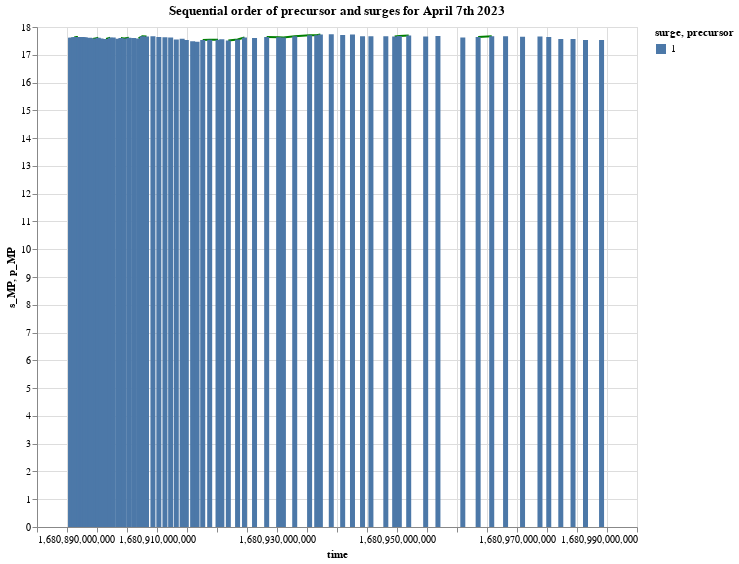

Notebook code for this chart:
### Code cell
line = alt.Chart(sequence_df).mark_line(color='green').encode(
    x='time',
    y='s_MP'
)

s_bar = alt.Chart(sequence_df).mark_bar().encode(
    x='time',
    y='s_MP',
    color='surge:N'
)

p_bar = alt.Chart(sequence_df).mark_bar().encode(
    x='time',
    y='p_MP',
    color='precursor:N'
)

chart = (line + s_bar + p_bar).properties(width=600, height=500)
chart.title = 'Sequential order of precursor and surges for April 7th 2023'

subtitle = 'Precursors are contiguous periods where percentage rate of growth is less than threshold'
chart.properties(title=alt.TitleParams(text=[chart.title, subtitle], baseline='bottom', orient='top', anchor='start', fontSize=14))
chart

### Figure 1 — Vega-Lite specification as saved in the notebook (floating-point values rounded to 4 significant figures)
{"config": {"view": {"continuousWidth": 300, "continuousHeight": 300}}, "layer": [{"mark": {"type": "line", "color": "green"}, "encoding": {"x": {"field": "time", "type": "quantitative"}, "y": {"field": "s_MP", "type": "quantitative"}}}, {"mark": {"type": "bar"}, "encoding": {"color": {"field": "surge", "type": "nominal"}, "x": {"field": "time", "type": "quantitative"}, "y": {"field": "s_MP", "type": "quantitative"}}}, {"mark": {"type": "bar"}, "encoding": {"color": {"field": "precursor", "type": "nominal"}, "x": {"field": "time", "type": "quantitative"}, "y": {"field": "p_MP", "type": "quantitative"}}}], "data": {"name": "data-9775e7f501196108e5846b1b78512e1e"}, "height": 500, "title": "Sequential order of precursor and surges for April 7th 2023", "width": 600, "$schema": "https://vega.github.io/schema/vega-lite/v5.8.0.json", "datasets": {"data-9775e7f501196108e5846b1b78512e1e": [{"time": 1681000000000.0, "s_MP": null, "s_change": null, "surge": null, "p_MP": 17.61, "p_change": null, "precursor": "1", "p_buyCap": 3538000.0, "p_askCap": 32560000.0, "p_totalBidVol": 417400.0, "p_totalAskVol": 328800.0, "group": 1, "length": null}, {"time": 1681000000000.0, "s_MP": null, "s_change": null, "surge": null, "p_MP": 17.61, "p_change": -0.0003975, "precursor": "1", "p_buyCap": 3523000.0, "p_askCap": 32580000.0, "p_totalBidVol": 416600.0, "p_totalAskVol": 329500.0, "group": 2, "length": null}, {"time": 1681000000000.0, "s_MP": null, "s_change": null, "surge": null, "p_MP": 17.6, "p_change": -0.0001704, "precursor": "1", "p_buyCap": 3520000.0, "p_askCap": 32550000.0, "p_totalBidVol": 416400.0, "p_totalAskVol": 328000.0, "group": 3, "length": null}, {"time": 1681000000000.0, "s_MP": null, "s_change": null, "surge": null, "p_MP": 17.59, "p_change": -0.0005682, "precursor": "1", "p_buyCap": 3512000.0, "p_askCap": 32550000.0, "p_totalBidVol": 416000.0, "p_totalAskVol": 328000.0, "group": 4, "length": null}, {"time": 1681000000000.0, "s_MP": 17.59, "s_change": 0.0, "surge": "1", "p_MP": null, "p_change": null, "precursor": null, "p_buyCap": null, "p_askCap": null, "p_totalBidVol": null, "p_totalAskVol": null, "group": 5, "length": 5.0}, {"time": 1681000000000.0, "s_MP": 17.59, "s_change": 0.0, "surge": "1", "p_MP": null, "p_change": null, "precursor": null, "p_buyCap": null, "p_askCap": null, "p_totalBidVol": null, "p_totalAskVol": null, "group": 5, "length": 5.0}, {"time": 1681000000000.0, "s_MP": 17.59, "s_change": 0.0, "surge": "1", "p_MP": null, "p_change": null, "precursor": null, "p_buyCap": null, "p_askCap": null, "p_totalBidVol": null, "p_totalAskVol": null, "group": 5, "length": 5.0}, {"time": 1681000000000.0, "s_MP": 17.59, "s_change": 0.000398, "surge": "1", "p_MP": null, "p_change": null, "precursor": null, "p_buyCap": null, "p_askCap": null, "p_totalBidVol": null, "p_totalAskVol": null, "group": 5, "length": 5.0}, {"time": 1681000000000.0, "s_MP": 17.6, "s_change": 0.0001706, "surge": "1", "p_MP": null, "p_change": null, "precursor": null, "p_buyCap": null, "p_askCap": null, "p_totalBidVol": null, "p_totalAskVol": null, "group": 5, "length": 5.0}, {"time": 1681000000000.0, "s_MP": null, "s_change": null, "surge": null, "p_MP": 17.6, "p_change": -0.0001136, "precursor": "1", "p_buyCap": 3511000.0, "p_askCap": 32530000.0, "p_totalBidVol": 416000.0, "p_totalAskVol": 326800.0, "group": 6, "length": null}, {"time": 1681000000000.0, "s_MP": 17.6, "s_change": 0.0001137, "surge": "1", "p_MP": null, "p_change": null, "precursor": null, "p_buyCap": null, "p_askCap": null, "p_totalBidVol": null, "p_totalAskVol": null, "group": 7, "length": 3.0}, {"time": 1681000000000.0, "s_MP": 17.6, "s_change": 0.0001705, "surge": "1", "p_MP": null, "p_change": null, "precursor": null, "p_buyCap": null, "p_askCap": null, "p_totalBidVol": null, "p_totalAskVol": null, "group": 7, "length": 3.0}, {"time": 1681000000000.0, "s_MP": 17.61, "s_change": 0.0003977, "surge": "1", "p_MP": null, "p_change": null, "precursor": null, "p_buyCap": null, "p_askCap": null, "p_totalBidVol": null, "p_totalAskVol": null, "group": 7, "length": 3.0}, {"time": 1681000000000.0, "s_MP": null, "s_change": null, "surge": null, "p_MP": 17.61, "p_change": -5.679e-05, "precursor": "1", "p_buyCap": 3522000.0, "p_askCap": 32540000.0, "p_totalBidVol": 416600.0, "p_totalAskVol": 327200.0, "group": 8, "length": null}, {"time": 1681000000000.0, "s_MP": 17.6, "s_change": 5.685e-05, "surge": "1", "p_MP": null, "p_change": null, "precursor": null, "p_buyCap": null, "p_askCap": null, "p_totalBidVol": null, "p_totalAskVol": null, "group": 9, "length": 7.0}, {"time": 1681000000000.0, "s_MP": 17.62, "s_change": 0.0007384, "surge": "1", "p_MP": null, "p_change": null, "precursor": null, "p_buyCap": null, "p_askCap": null, "p_totalBidVol": null, "p_totalAskVol": null, "group": 9, "length": 7.0}, {"time": 1681000000000.0, "s_MP": 17.63, "s_change": 0.0003973, "surge": "1", "p_MP": null, "p_change": null, "precursor": null, "p_buyCap": null, "p_askCap": null, "p_totalBidVol": null, "p_totalAskVol": null, "group": 9, "length": 7.0}, {"time": 1681000000000.0, "s_MP": 17.63, "s_change": 0.0003971, "surge": "1", "p_MP": null, "p_change": null, "precursor": null, "p_buyCap": null, "p_askCap": null, "p_totalBidVol": null, "p_totalAskVol": null, "group": 9, "length": 7.0}, {"time": 1681000000000.0, "s_MP": 17.64, "s_change": 0.0001702, "surge": "1", "p_MP": null, "p_change": null, "precursor": null, "p_buyCap": null, "p_askCap": null, "p_totalBidVol": null, "p_totalAskVol": null, "group": 9, "length": 7.0}, {"time": 1681000000000.0, "s_MP": 17.64, "s_change": 0.0, "surge": "1", "p_MP": null, "p_change": null, "precursor": null, "p_buyCap": null, "p_askCap": null, "p_totalBidVol": null, "p_totalAskVol": null, "group": 9, "length": 7.0}, {"time": 1681000000000.0, "s_MP": 17.64, "s_change": 0.0, "surge": "1", "p_MP": null, "p_change": null, "precursor": null, "p_buyCap": null, "p_askCap": null, "p_totalBidVol": null, "p_totalAskVol": null, "group": 9, "length": 7.0}, {"time": 1681000000000.0, "s_MP": null, "s_change": null, "surge": null, "p_MP": 17.64, "p_change": -0.0003968, "precursor": "1", "p_buyCap": 3529000.0, "p_askCap": 32540000.0, "p_totalBidVol": 416700.0, "p_totalAskVol": 327400.0, "group": 10, "length": null}, {"time": 1681000000000.0, "s_MP": null, "s_change": null, "surge": null, "p_MP": 17.63, "p_change": -0.0003402, "precursor": "1", "p_buyCap": 3531000.0, "p_askCap": 32550000.0, "p_totalBidVol": 416900.0, "p_totalAskVol": 327900.0, "group": 11, "length": null}, {"time": 1681000000000.0, "s_MP": 17.62, "s_change": 0.0001703, "surge": "1", "p_MP": null, "p_change": null, "precursor": null, "p_buyCap": null, "p_askCap": null, "p_totalBidVol": null, "p_totalAskVol": null, "group": 12, "length": 1.0}, {"time": 1681000000000.0, "s_MP": null, "s_change": null, "surge": null, "p_MP": 17.64, "p_change": -0.0002268, "precursor": "1", "p_buyCap": 3517000.0, "p_askCap": 32530000.0, "p_totalBidVol": 416100.0, "p_totalAskVol": 326800.0, "group": 13, "length": null}, {"time": 1681000000000.0, "s_MP": null, "s_change": null, "surge": null, "p_MP": 17.62, "p_change": -0.0001133, "precursor": "1", "p_buyCap": 3517000.0, "p_askCap": 32550000.0, "p_totalBidVol": 416100.0, "p_totalAskVol": 328100.0, "group": 14, "length": null}, {"time": 1681000000000.0, "s_MP": null, "s_change": null, "surge": null, "p_MP": 17.62, "p_change": -0.0002269, "precursor": "1", "p_buyCap": 3532000.0, "p_askCap": 32590000.0, "p_totalBidVol": 417000.0, "p_totalAskVol": 330000.0, "group": 15, "length": null}, {"time": 1681000000000.0, "s_MP": null, "s_change": null, "surge": null, "p_MP": 17.62, "p_change": -0.0003405, "precursor": "1", "p_buyCap": 3532000.0, "p_askCap": 32590000.0, "p_totalBidVol": 417000.0, "p_totalAskVol": 330100.0, "group": 16, "length": null}, {"time": 1681000000000.0, "s_MP": null, "s_change": null, "surge": null, "p_MP": 17.6, "p_change": -0.0005674, "precursor": "1", "p_buyCap": 3520000.0, "p_askCap": 32630000.0, "p_totalBidVol": 416400.0, "p_totalAskVol": 332200.0, "group": 17, "length": null}, {"time": 1681000000000.0, "s_MP": null, "s_change": null, "surge": null, "p_MP": 17.61, "p_change": -0.0005111, "precursor": "1", "p_buyCap": 3523000.0, "p_askCap": 32600000.0, "p_totalBidVol": 416600.0, "p_totalAskVol": 331000.0, "group": 18, "length": null}, {"time": 1681000000000.0, "s_MP": null, "s_change": null, "surge": null, "p_MP": 17.59, "p_change": -0.0008525, "precursor": "1", "p_buyCap": 3511000.0, "p_askCap": 32600000.0, "p_totalBidVol": 415900.0, "p_totalAskVol": 330700.0, "group": 19, "length": null}, {"time": 1681000000000.0, "s_MP": 17.57, "s_change": 3.883e-07, "surge": "1", "p_MP": null, "p_change": null, "precursor": null, "p_buyCap": null, "p_askCap": null, "p_totalBidVol": null, "p_totalAskVol": null, "group": 20, "length": 3.0}, {"time": 1681000000000.0, "s_MP": 17.59, "s_change": 0.0009671, "surge": "1", "p_MP": null, "p_change": null, "precursor": null, "p_buyCap": null, "p_askCap": null, "p_totalBidVol": null, "p_totalAskVol": null, "group": 20, "length": 3.0}, {"time": 1681000000000.0, "s_MP": 17.61, "s_change": 0.0006255, "surge": "1", "p_MP": null, "p_change": null, "precursor": null, "p_buyCap": null, "p_askCap": null, "p_totalBidVol": null, "p_totalAskVol": null, "group": 20, "length": 3.0}, {"time": 1681000000000.0, "s_MP": null, "s_change": null, "surge": null, "p_MP": 17.59, "p_change": -0.001988, "precursor": "1", "p_buyCap": 3514000.0, "p_askCap": 32600000.0, "p_totalBidVol": 416100.0, "p_totalAskVol": 330900.0, "group": 21, "length": null}, {"time": 1681000000000.0, "s_MP": null, "s_change": null, "surge": null, "p_MP": 17.57, "p_change": -0.0001137, "precursor": "1", "p_buyCap": 3514000.0, "p_askCap": 32580000.0, "p_totalBidVol": 416300.0, "p_totalAskVol": 329600.0, "group": 22, "length": null}, {"time": 1681000000000.0, "s_MP": 17.57, "s_change": 0.0009675, "surge": "1", "p_MP": null, "p_change": null, "precursor": null, "p_buyCap": null, "p_askCap": null, "p_totalBidVol": null, "p_totalAskVol": null, "group": 23, "length": 2.0}, {"time": 1681000000000.0, "s_MP": 17.61, "s_change": 0.002275, "surge": "1", "p_MP": null, "p_change": null, "precursor": null, "p_buyCap": null, "p_askCap": null, "p_totalBidVol": null, "p_totalAskVol": null, "group": 23, "length": 2.0}, {"time": 1681000000000.0, "s_MP": null, "s_change": null, "surge": null, "p_MP": 17.62, "p_change": -0.001758, "precursor": "1", "p_buyCap": 3550000.0, "p_askCap": 32520000.0, "p_totalBidVol": 418000.0, "p_totalAskVol": 326500.0, "group": 24, "length": null}, {"time": 1681000000000.0, "s_MP": null, "s_change": null, "surge": null, "p_MP": 17.58, "p_change": -0.0002835, "precursor": "1", "p_buyCap": 3525000.0, "p_askCap": 32580000.0, "p_totalBidVol": 416800.0, "p_totalAskVol": 330000.0, "group": 25, "length": null}, {"time": 1681000000000.0, "s_MP": 17.6, "s_change": 0.000114, "surge": "1", "p_MP": null, "p_change": null, "precursor": null, "p_buyCap": null, "p_askCap": null, "p_totalBidVol": null, "p_totalAskVol": null, "group": 26, "length": 3.0}, {"time": 1681000000000.0, "s_MP": 17.59, "s_change": 0.0001138, "surge": "1", "p_MP": null, "p_change": null, "precursor": null, "p_buyCap": null, "p_askCap": null, "p_totalBidVol": null, "p_totalAskVol": null, "group": 26, "length": 3.0}, {"time": 1681000000000.0, "s_MP": 17.61, "s_change": 0.0007389, "surge": "1", "p_MP": null, "p_change": null, "precursor": null, "p_buyCap": null, "p_askCap": null, "p_totalBidVol": null, "p_totalAskVol": null, "group": 26, "length": 3.0}, {"time": 1681000000000.0, "s_MP": null, "s_change": null, "surge": null, "p_MP": 17.6, "p_change": -0.0005678, "precursor": "1", "p_buyCap": 3497000.0, "p_askCap": 32550000.0, "p_totalBidVol": 414700.0, "p_totalAskVol": 328300.0, "group": 27, "length": null}, {"time": 1681000000000.0, "s_MP": 17.59, "s_change": 0.0003983, "surge": "1", "p_MP": null, "p_change": null, "precursor": null, "p_buyCap": null, "p_askCap": null, "p_totalBidVol": null, "p_totalAskVol": null, "group": 28, "length": 3.0}, {"time": 1681000000000.0, "s_MP": 17.67, "s_change": 0.003409, "surge": "1", "p_MP": null, "p_change": null, "precursor": null, "p_buyCap": null, "p_askCap": null, "p_totalBidVol": null, "p_totalAskVol": null, "group": 28, "length": 3.0}, {"time": 1681000000000.0, "s_MP": 17.66, "s_change": 0.0003969, "surge": "1", "p_MP": null, "p_change": null, "precursor": null, "p_buyCap": null, "p_askCap": null, "p_totalBidVol": null, "p_totalAskVol": null, "group": 28, "length": 3.0}, {"time": 1681000000000.0, "s_MP": null, "s_change": null, "surge": null, "p_MP": 17.67, "p_change": -0.001075, "precursor": "1", "p_buyCap": 3544000.0, "p_askCap": 32540000.0, "p_totalBidVol": 417400.0, "p_totalAskVol": 327300.0, "group": 29, "length": null}, {"time": 1681000000000.0, "s_MP": null, "s_change": null, "surge": null, "p_MP": 17.64, "p_change": -0.0003395, "precursor": "1", "p_buyCap": 3562000.0, "p_askCap": 32530000.0, "p_totalBidVol": 418700.0, "p_totalAskVol": 326400.0, "group": 30, "length": null}, {"time": 1681000000000.0, "s_MP": null, "s_change": null, "surge": null, "p_MP": 17.63, "p_change": -0.001416, "precursor": "1", "p_buyCap": 3546000.0, "p_askCap": 32520000.0, "p_totalBidVol": 417800.0, "p_totalAskVol": 326500.0, "group": 31, "length": null}, {"time": 1681000000000.0, "s_MP": null, "s_change": null, "surge": null, "p_MP": 17.62, "p_change": -0.0021, "precursor": "1", "p_buyCap": 2205000.0, "p_askCap": 32380000.0, "p_totalBidVol": 340200.0, "p_totalAskVol": 318400.0, "group": 32, "length": null}, {"time": 1681000000000.0, "s_MP": null, "s_change": null, "surge": null, "p_MP": 17.55, "p_change": -0.001078, "precursor": "1", "p_buyCap": 2197000.0, "p_askCap": 32410000.0, "p_totalBidVol": 339900.0, "p_totalAskVol": 320000.0, "group": 33, "length": null}, {"time": 1681000000000.0, "s_MP": null, "s_change": null, "surge": null, "p_MP": 17.58, "p_change": -0.0004543, "precursor": "1", "p_buyCap": 2216000.0, "p_askCap": 32410000.0, "p_totalBidVol": 340900.0, "p_totalAskVol": 320200.0, "group": 34, "length": null}, {"time": 1681000000000.0, "s_MP": null, "s_change": null, "surge": null, "p_MP": 17.53, "p_change": -0.002675, "precursor": "1", "p_buyCap": 3527000.0, "p_askCap": 32520000.0, "p_totalBidVol": 417000.0, "p_totalAskVol": 326800.0, "group": 35, "length": null}, {"time": 1681000000000.0, "s_MP": null, "s_change": null, "surge": null, "p_MP": 17.49, "p_change": -0.00177, "precursor": "1", "p_buyCap": 3537000.0, "p_askCap": 32530000.0, "p_totalBidVol": 418200.0, "p_totalAskVol": 327100.0, "group": 36, "length": null}, {"time": 1681000000000.0, "s_MP": null, "s_change": null, "surge": null, "p_MP": 17.47, "p_change": -0.0001138, "precursor": "1", "p_buyCap": 3535000.0, "p_askCap": 32530000.0, "p_totalBidVol": 418300.0, "p_totalAskVol": 327300.0, "group": 37, "length": null}, {"time": 1681000000000.0, "s_MP": 17.53, "s_change": 0.002862, "surge": "1", "p_MP": null, "p_change": null, "precursor": null, "p_buyCap": null, "p_askCap": null, "p_totalBidVol": null, "p_totalAskVol": null, "group": 38, "length": 3.0}, {"time": 1681000000000.0, "s_MP": 17.54, "s_change": 0.0004566, "surge": "1", "p_MP": null, "p_change": null, "precursor": null, "p_buyCap": null, "p_askCap": null, "p_totalBidVol": null, "p_totalAskVol": null, "group": 38, "length": 3.0}, {"time": 1681000000000.0, "s_MP": 17.54, "s_change": 0.0009125, "surge": "1", "p_MP": null, "p_change": null, "precursor": null, "p_buyCap": null, "p_askCap": null, "p_totalBidVol": null, "p_totalAskVol": null, "group": 38, "length": 3.0}, {"time": 1681000000000.0, "s_MP": null, "s_change": null, "surge": null, "p_MP": 17.56, "p_change": -0.0006262, "precursor": "1", "p_buyCap": 3537000.0, "p_askCap": 32520000.0, "p_totalBidVol": 417800.0, "p_totalAskVol": 326200.0, "group": 39, "length": null}, {"time": 1681000000000.0, "s_MP": 17.51, "s_change": 1.821e-06, "surge": "1", "p_MP": null, "p_change": null, "precursor": null, "p_buyCap": null, "p_askCap": null, "p_totalBidVol": null, "p_totalAskVol": null, "group": 40, "length": 3.0}, {"time": 1681000000000.0, "s_MP": 17.55, "s_change": 0.00154, "surge": "1", "p_MP": null, "p_change": null, "precursor": null, "p_buyCap": null, "p_askCap": null, "p_totalBidVol": null, "p_totalAskVol": null, "group": 40, "length": 3.0}, {"time": 1681000000000.0, "s_MP": 17.62, "s_change": 0.003019, "surge": "1", "p_MP": null, "p_change": null, "precursor": null, "p_buyCap": null, "p_askCap": null, "p_totalBidVol": null, "p_totalAskVol": null, "group": 40, "length": 3.0}, {"time": 1681000000000.0, "s_MP": null, "s_change": null, "surge": null, "p_MP": 17.6, "p_change": -0.0001692, "precursor": "1", "p_buyCap": 3545000.0, "p_askCap": 32540000.0, "p_totalBidVol": 418000.0, "p_totalAskVol": 327400.0, "group": 41, "length": null}, {"time": 1681000000000.0, "s_MP": 17.64, "s_change": 5.717e-05, "surge": "1", "p_MP": null, "p_change": null, "precursor": null, "p_buyCap": null, "p_askCap": null, "p_totalBidVol": null, "p_totalAskVol": null, "group": 42, "length": 7.0}, {"time": 1681000000000.0, "s_MP": 17.63, "s_change": 0.0001706, "surge": "1", "p_MP": null, "p_change": null, "precursor": null, "p_buyCap": null, "p_askCap": null, "p_totalBidVol": null, "p_totalAskVol": null, "group": 42, "length": 7.0}, {"time": 1681000000000.0, "s_MP": 17.62, "s_change": 0.0008514, "surge": "1", "p_MP": null, "p_change": null, "precursor": null, "p_buyCap": null, "p_askCap": null, "p_totalBidVol": null, "p_totalAskVol": null, "group": 42, "length": 7.0}, {"time": 1681000000000.0, "s_MP": 17.67, "s_change": 0.002438, "surge": "1", "p_MP": null, "p_change": null, "precursor": null, "p_buyCap": null, "p_askCap": null, "p_totalBidVol": null, "p_totalAskVol": null, "group": 42, "length": 7.0}, {"time": 1681000000000.0, "s_MP": 17.7, "s_change": 0.0009628, "surge": "1", "p_MP": null, "p_change": null, "precursor": null, "p_buyCap": null, "p_askCap": null, "p_totalBidVol": null, "p_totalAskVol": null, "group": 42, "length": 7.0}, {"time": 1681000000000.0, "s_MP": 17.7, "s_change": 0.001187, "surge": "1", "p_MP": null, "p_change": null, "precursor": null, "p_buyCap": null, "p_askCap": null, "p_totalBidVol": null, "p_totalAskVol": null, "group": 42, "length": 7.0}, {"time": 1681000000000.0, "s_MP": 17.73, "s_change": 0.001016, "surge": "1", "p_MP": null, "p_change": null, "precursor": null, "p_buyCap": null, "p_askCap": null, "p_totalBidVol": null, "p_totalAskVol": null, "group": 42, "length": 7.0}, {"time": 1681000000000.0, "s_MP": null, "s_change": null, "surge": null, "p_MP": 17.74, "p_change": -0.0002254, "precursor": "1", "p_buyCap": 3580000.0, "p_askCap": 32550000.0, "p_totalBidVol": 418700.0, "p_totalAskVol": 327400.0, "group": 43, "length": null}, {"time": 1681000000000.0, "s_MP": null, "s_change": null, "surge": null, "p_MP": 17.71, "p_change": -0.00186, "precursor": "1", "p_buyCap": 3570000.0, "p_askCap": 32540000.0, "p_totalBidVol": 418300.0, "p_totalAskVol": 327400.0, "group": 44, "length": null}, {"time": 1681000000000.0, "s_MP": 17.73, "s_change": 5.71e-05, "surge": "1", "p_MP": null, "p_change": null, "precursor": null, "p_buyCap": null, "p_askCap": null, "p_totalBidVol": null, "p_totalAskVol": null, "group": 45, "length": 1.0}, {"time": 1681000000000.0, "s_MP": null, "s_change": null, "surge": null, "p_MP": 17.67, "p_change": -0.001298, "precursor": "1", "p_buyCap": 3574000.0, "p_askCap": 32530000.0, "p_totalBidVol": 418700.0, "p_totalAskVol": 326500.0, "group": 46, "length": null}, {"time": 1681000000000.0, "s_MP": 17.67, "s_change": 0.0002829, "surge": "1", "p_MP": null, "p_change": null, "precursor": null, "p_buyCap": null, "p_askCap": null, "p_totalBidVol": null, "p_totalAskVol": null, "group": 47, "length": 1.0}, {"time": 1681000000000.0, "s_MP": null, "s_change": null, "surge": null, "p_MP": 17.67, "p_change": -0.0008474, "precursor": "1", "p_buyCap": 3576000.0, "p_askCap": 32530000.0, "p_totalBidVol": 419000.0, "p_totalAskVol": 326300.0, "group": 48, "length": null}, {"time": 1681000000000.0, "s_MP": 17.66, "s_change": 1.282e-07, "surge": "1", "p_MP": null, "p_change": null, "precursor": null, "p_buyCap": null, "p_askCap": null, "p_totalBidVol": null, "p_totalAskVol": null, "group": 49, "length": 3.0}, {"time": 1681000000000.0, "s_MP": 17.68, "s_change": 0.000453, "surge": "1", "p_MP": null, "p_change": null, "precursor": null, "p_buyCap": null, "p_askCap": null, "p_totalBidVol": null, "p_totalAskVol": null, "group": 49, "length": 3.0}, {"time": 1681000000000.0, "s_MP": 17.69, "s_change": 0.0008488, "surge": "1", "p_MP": null, "p_change": null, "precursor": null, "p_buyCap": null, "p_askCap": null, "p_totalBidVol": null, "p_totalAskVol": null, "group": 49, "length": 3.0}, {"time": 1681000000000.0, "s_MP": null, "s_change": null, "surge": null, "p_MP": 17.66, "p_change": -0.0008474, "precursor": "1", "p_buyCap": 3593000.0, "p_askCap": 32540000.0, "p_totalBidVol": 420000.0, "p_totalAskVol": 327000.0, "group": 50, "length": null}, {"time": 1681000000000.0, "s_MP": null, "s_change": null, "surge": null, "p_MP": 17.68, "p_change": -0.001357, "precursor": "1", "p_buyCap": 3590000.0, "p_askCap": 32530000.0, "p_totalBidVol": 419800.0, "p_totalAskVol": 326700.0, "group": 51, "length": null}, {"time": 1681000000000.0, "s_MP": null, "s_change": null, "surge": null, "p_MP": 17.62, "p_change": -0.0005086, "precursor": "1", "p_buyCap": 3552000.0, "p_askCap": 32540000.0, "p_totalBidVol": 418000.0, "p_totalAskVol": 327000.0, "group": 52, "length": null}, {"time": 1681000000000.0, "s_MP": 17.64, "s_change": 0.001701, "surge": "1", "p_MP": null, "p_change": null, "precursor": null, "p_buyCap": null, "p_askCap": null, "p_totalBidVol": null, "p_totalAskVol": null, "group": 53, "length": 2.0}, {"time": 1681000000000.0, "s_MP": 17.67, "s_change": 0.0005106, "surge": "1", "p_MP": null, "p_change": null, "precursor": null, "p_buyCap": null, "p_askCap": null, "p_totalBidVol": null, "p_totalAskVol": null, "group": 53, "length": 2.0}, {"time": 1681000000000.0, "s_MP": null, "s_change": null, "surge": null, "p_MP": 17.67, "p_change": -0.001244, "precursor": "1", "p_buyCap": 3555000.0, "p_askCap": 32560000.0, "p_totalBidVol": 417800.0, "p_totalAskVol": 328500.0, "group": 54, "length": null}, {"time": 1681000000000.0, "s_MP": null, "s_change": null, "surge": null, "p_MP": 17.65, "p_change": -0.001019, "precursor": "1", "p_buyCap": 3551000.0, "p_askCap": 32560000.0, "p_totalBidVol": 417700.0, "p_totalAskVol": 328000.0, "group": 55, "length": null}, {"time": 1681000000000.0, "s_MP": 17.66, "s_change": 0.0005104, "surge": "1", "p_MP": null, "p_change": null, "precursor": null, "p_buyCap": null, "p_askCap": null, "p_totalBidVol": null, "p_totalAskVol": null, "group": 56, "length": 1.0}, {"time": 1681000000000.0, "s_MP": null, "s_change": null, "surge": null, "p_MP": 17.64, "p_change": -0.0017, "precursor": "1", "p_buyCap": 3495000.0, "p_askCap": 32560000.0, "p_totalBidVol": 414300.0, "p_totalAskVol": 328100.0, "group": 57, "length": null}, {"time": 1681000000000.0, "s_MP": null, "s_change": null, "surge": null, "p_MP": 17.57, "p_change": -0.001588, "precursor": "1", "p_buyCap": 3516000.0, "p_askCap": 32550000.0, "p_totalBidVol": 416000.0, "p_totalAskVol": 328100.0, "group": 58, "length": null}, {"time": 1681000000000.0, "s_MP": null, "s_change": null, "surge": null, "p_MP": 17.57, "p_change": -0.003353, "precursor": "1", "p_buyCap": 3532000.0, "p_askCap": 32560000.0, "p_totalBidVol": 416900.0, "p_totalAskVol": 328500.0, "group": 59, "length": null}, {"time": 1681000000000.0, "s_MP": 17.53, "s_change": 0.0008564, "surge": "1", "p_MP": null, "p_change": null, "precursor": null, "p_buyCap": null, "p_askCap": null, "p_totalBidVol": null, "p_totalAskVol": null, "group": 60, "length": 1.0}, {"time": 1681000000000.0, "s_MP": null, "s_change": null, "surge": null, "p_MP": 17.53, "p_change": -0.0004744, "precursor": "1", "p_buyCap": 3515000.0, "p_askCap": 32550000.0, "p_totalBidVol": 416200.0, "p_totalAskVol": 327800.0, "group": 61, "length": null}]}}
